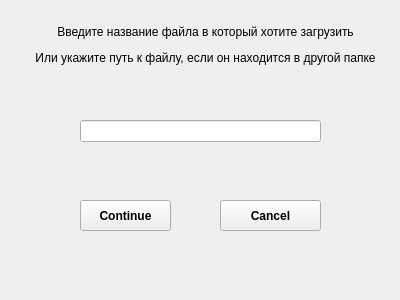
<?xml version="1.0" encoding="UTF-8"?>
<ui version="4.0">
 <class>In_file</class>
 <widget class="QWidget" name="In_file">
  <property name="geometry">
   <rect>
    <x>0</x>
    <y>0</y>
    <width>400</width>
    <height>300</height>
   </rect>
  </property>
  <property name="windowTitle">
   <string>Form</string>
  </property>
  <widget class="QLabel" name="label">
   <property name="geometry">
    <rect>
     <x>10</x>
     <y>10</y>
     <width>391</width>
     <height>71</height>
    </rect>
   </property>
   <property name="text">
    <string>&lt;html&gt;&lt;head/&gt;&lt;body&gt;&lt;p align=&quot;center&quot;&gt;Введите название файла в который хотите загрузить&lt;/p&gt;&lt;p align=&quot;center&quot;&gt;Или укажите путь к файлу, если он находится в другой папке&lt;/p&gt;&lt;/body&gt;&lt;/html&gt;</string>
   </property>
  </widget>
  <widget class="QPushButton" name="pushButton">
   <property name="geometry">
    <rect>
     <x>80</x>
     <y>200</y>
     <width>91</width>
     <height>31</height>
    </rect>
   </property>
   <property name="font">
    <font>
     <weight>75</weight>
     <bold>true</bold>
    </font>
   </property>
   <property name="text">
    <string>Continue</string>
   </property>
  </widget>
  <widget class="QLineEdit" name="lineEdit">
   <property name="geometry">
    <rect>
     <x>80</x>
     <y>120</y>
     <width>241</width>
     <height>22</height>
    </rect>
   </property>
  </widget>
  <widget class="QPushButton" name="pushButton_2">
   <property name="geometry">
    <rect>
     <x>220</x>
     <y>200</y>
     <width>101</width>
     <height>31</height>
    </rect>
   </property>
   <property name="font">
    <font>
     <weight>75</weight>
     <bold>true</bold>
    </font>
   </property>
   <property name="text">
    <string>Cancel</string>
   </property>
  </widget>
 </widget>
 <resources/>
 <connections/>
</ui>
